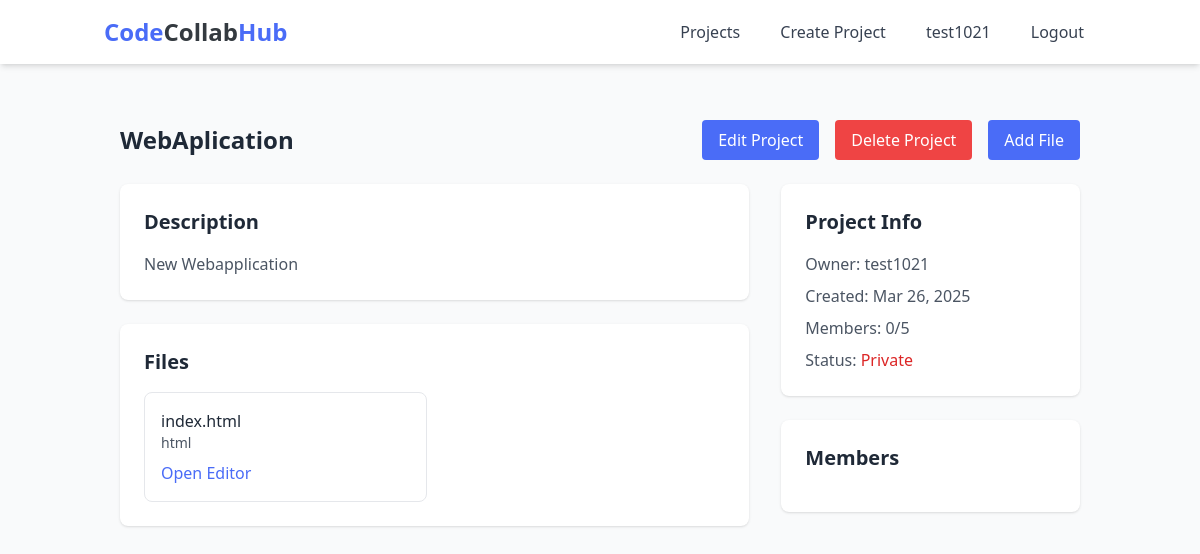
/projects/2/ (signed in), run on the app's committed database.
### projects/models.py (models this page shows, shortened)
class Project(models.Model):
    LANGUAGE_CHOICES = [
        ('python', 'Python'),
        ('javascript', 'JavaScript'),
        ('java', 'Java'),
        ('cpp', 'C++'),
        ('csharp', 'C#'),
        ('php', 'PHP'),
        ('ruby', 'Ruby'),
        ('html', 'HTML/CSS'),
        ('other', 'Other'),
    ]
    name = models.CharField(max_length=200)
    description = models.TextField(blank=True)
    language = models.CharField(max_length=20, choices=LANGUAGE_CHOICES, default='python')
    created_at = models.DateTimeField(default=datetime.utcnow)
    updated_at = models.DateTimeField(default=datetime.utcnow)
    owner = models.ForeignKey(User, on_delete=models.CASCADE, related_name='owned_projects')
    is_public = models.BooleanField(default=False)
    max_members = models.IntegerField(default=5, validators=[MinValueValidator(2), MaxValueValidator(20)])
    members = models.ManyToManyField(User, through='ProjectMembership', related_name='member_projects')
    class Meta:
        ordering = ['-created_at']
        unique_together = ['owner', 'name']

class CodeFile(models.Model):
    LANGUAGE_CHOICES = [
        ('python', 'Python'),
        ('javascript', 'JavaScript'),
        ('java', 'Java'),
        ('cpp', 'C++'),
        ('csharp', 'C#'),
        ('php', 'PHP'),
        ('ruby', 'Ruby'),
        ('html', 'HTML'),
        ('css', 'CSS'),
        ('other', 'Other'),
    ]
    filename = models.CharField(max_length=255)
    language = models.CharField(max_length=20, choices=LANGUAGE_CHOICES)
    created_at = models.DateTimeField(default=datetime.utcnow)
    updated_at = models.DateTimeField(default=datetime.utcnow)
    project = models.ForeignKey('Project', on_delete=models.CASCADE, related_name='code_files')
    class Meta:
        ordering = ['-updated_at']
        unique_together = ['project', 'filename']

### projects/views.py (the view)
# urls.py: path('projects/<int:project_id>/', views.project_detail, name='project_detail'),
@login_required
def project_detail(request, project_id):
    try:
        project = Project.objects.get(id=project_id)
        is_owner = project.owner_id == request.user.id
        is_member = project.members.filter(id=request.user.id).exists()
        has_pending_request = project.requests.filter(
            requester=request.user,
            status='pending'
        ).exists()
        context = {
            'project': project,
            'is_owner': is_owner,
            'is_member': is_member,
            'has_pending_request': has_pending_request,
            'files': list(project.code_files.all()),
            'tasks': list(project.tasks.all()),
        }
        return render(request, 'projects/project_detail.html', context)
    except Project.DoesNotExist:
        messages.error(request, 'Project not found.')
        return redirect('project_list')

### templates/projects/project_detail.html (shortened to what this page needs)
{% extends 'base.html' %}
{% block content %}
<div class="container mx-auto px-4 py-8">
    <div class="flex justify-between items-center mb-6">
        <h1 class="text-2xl font-bold text-gray-800">{{ project.name }}</h1>
        <div class="flex gap-4">
            {% if is_owner %}
                <a href="{% url 'edit_project' project.id %}" class="px-4 py-2 bg-primary text-white rounded hover:bg-blue-600 transition">
                    Edit Project
                </a>
                <a href="{% url 'delete_project' project.id %}" class="px-4 py-2 bg-red-500 text-white rounded hover:bg-red-600 transition">
                    Delete Project
                </a>
                <a href="{% url 'create_file' project.id %}" class="px-4 py-2 bg-primary text-white rounded hover:bg-blue-600 transition">
                    Add File
                </a>
            {% elif is_member %}
                <a href="{% url 'create_file' project.id %}" class="px-4 py-2 bg-primary text-white rounded hover:bg-blue-600 transition">
                    Add File
                </a>
            {% endif %}
        </div>
    </div>
    <div class="grid grid-cols-1 lg:grid-cols-3 gap-8">
        <div class="lg:col-span-2">
            <div class="bg-white rounded-lg shadow p-6 mb-6">
                <h2 class="text-xl font-semibold text-gray-800 mb-4">Description</h2>
                <p class="text-gray-600">{{ project.description }}</p>
            </div>
            <div class="bg-white rounded-lg shadow p-6">
                <h2 class="text-xl font-semibold text-gray-800 mb-4">Files</h2>
                {% if files %}
                    <div class="grid grid-cols-1 md:grid-cols-2 gap-4">
                        {% for file in files %}
                        <div class="border rounded-lg p-4">
                            <h3 class="font-medium text-gray-800">{{ file.filename }}</h3>
                            <p class="text-sm text-gray-600 mb-2">{{ file.language }}</p>
                            <a href="{% url 'code_editor' project.id file.id %}" class="text-primary hover:text-blue-600 transition">
                                Open Editor
                            </a>
                        </div>
                        {% endfor %}
                    </div>
                {% else %}
                    <p class="text-gray-600">No files yet.</p>
                {% endif %}
            </div>
        </div>
        <div class="lg:col-span-1">
            <div class="bg-white rounded-lg shadow p-6 mb-6">
                <h2 class="text-xl font-semibold text-gray-800 mb-4">Project Info</h2>
                <div class="space-y-2">
                    <p class="text-gray-600">
                        <span class="font-medium">Owner:</span> {{ project.owner.username }}
                    </p>
                    <p class="text-gray-600">
                        <span class="font-medium">Created:</span> {{ project.created_at|date:"M d, Y" }}
                    </p>
                    <p class="text-gray-600">
                        <span class="font-medium">Members:</span> {{ project.members.count }}/{{ project.max_members }}
                    </p>
                    <p class="text-gray-600">
                        <span class="font-medium">Status:</span>
                        {% if project.is_public %}
                            <span class="text-green-600">Public</span>
                        {% else %}
                            <span class="text-red-600">Private</span>
                        {% endif %}
                    </p>
                </div>
            </div>
            <div class="bg-white rounded-lg shadow p-6">
                <h2 class="text-xl font-semibold text-gray-800 mb-4">Members</h2>
            </div>
        </div>
    </div>
</div>
{% endblock %}

### templates/base.html (shortened to what this page needs)
<!DOCTYPE html>
<html lang="en">
<head>
    <script src="https://cdn.tailwindcss.com"></script>
    <link rel="stylesheet" href="/static/css/main.css">
    <link rel="stylesheet" href="https://cdnjs.cloudflare.com/ajax/libs/codemirror/5.65.2/codemirror.min.css">
</head>
<body class="bg-gray-50 min-h-screen">
    <nav class="bg-white shadow-md">
        <div class="container mx-auto px-4 py-3">
            <div class="flex justify-between items-center">
                <a href="{% url 'project_list' %}" class="text-2xl font-bold text-primary">Code<span class="text-dark">Collab</span>Hub</a>
                <div class="flex space-x-4">
                    {% if user.is_authenticated %}
                        <a href="{% url 'project_list' %}" class="px-3 py-2 text-gray-700 hover:text-primary transition">Projects</a>
                        <a href="{% url 'create_project' %}" class="px-3 py-2 text-gray-700 hover:text-primary transition">Create Project</a>
                        <a href="{% url 'profile' %}" class="px-3 py-2 text-gray-700 hover:text-primary transition">{{ user.username }}</a>
                        <form method="post" action="{% url 'logout' %}" class="inline">
                            <button type="submit" class="px-3 py-2 text-gray-700 hover:text-primary transition cursor-pointer">Logout</button>
                        </form>
                    {% else %}
                        <a href="{% url 'login' %}" class="px-3 py-2 text-gray-700 hover:text-primary transition">Login</a>
                        <a href="{% url 'register' %}" class="px-3 py-2 text-gray-700 hover:text-primary transition">Register</a>
                    {% endif %}
                </div>
            </div>
        </div>
    </nav>
    <div class="container mx-auto px-4 py-6">
        {% block content %}{% endblock %}
    </div>
</body>
</html>

### static/css/main.css (style rules this page uses)
:root { --primary-color: #4a6cf7; --secondary-color: #6c757d; --background-color: #f8f9fa; --dark-color: #343a40; --light-color: #fff; --border-color: #dee2e6; --success-color: #28a745; --danger-color: #dc3545; --warning-color: #ffc107; --info-color: #17a2b8; }
body { font-family: 'Segoe UI', Tahoma, Geneva, Verdana, sans-serif; line-height: 1.6; color: var(--dark-color); background-color: var(--background-color); margin: 0; padding: 0; }
.container { width: 100%; max-width: 1200px; margin: 0 auto; padding: 0 15px; }

### data on the page
Project: name "WebAplication", description "New Webapplication", owner.username "test1021", created_at "Mar 26, 2025", members.count "0", max_members "5"
CodeFile: filename "index.html", language "html"

### other printed values
{{ user.username }} "test1021"
